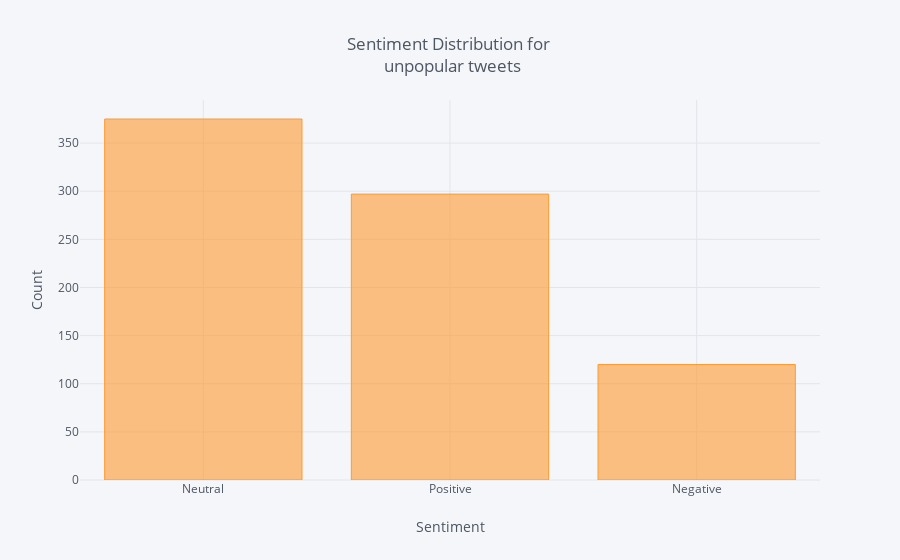

The notebook cell saved with this chart:
### Code cell
df_unpopular = df[df['rt_count'] <= 100]
df_unpopular['Sentiment'].value_counts().iplot(kind='bar', xTitle='Sentiment',
                                    yTitle='Count', title = ('Sentiment Distribution for <br> unpopular tweets '))

### Figure 1 — Plotly figure (JSON) as saved in the notebook; plotly's stock layout.template omitted (floating-point values rounded to 4 significant figures)
{"data": [{"marker": {"color": "rgba(255, 153, 51, 0.6)", "line": {"color": "rgba(255, 153, 51, 1.0)", "width": 1}}, "name": "Sentiment", "orientation": "v", "text": "", "type": "bar", "uid": "8c419d01-bd13-4e2c-839b-b911818bf65b", "x": ["Neutral", "Positive", "Negative"], "y": [375, 297, 120]}], "layout": {"legend": {"bgcolor": "#F5F6F9", "font": {"color": "#4D5663"}}, "paper_bgcolor": "#F5F6F9", "plot_bgcolor": "#F5F6F9", "title": {"font": {"color": "#4D5663"}, "text": "Sentiment Distribution for <br> unpopular tweets "}, "xaxis": {"gridcolor": "#E1E5ED", "showgrid": true, "tickfont": {"color": "#4D5663"}, "title": {"font": {"color": "#4D5663"}, "text": "Sentiment"}, "zerolinecolor": "#E1E5ED"}, "yaxis": {"gridcolor": "#E1E5ED", "showgrid": true, "tickfont": {"color": "#4D5663"}, "title": {"font": {"color": "#4D5663"}, "text": "Count"}, "zerolinecolor": "#E1E5ED"}}}
